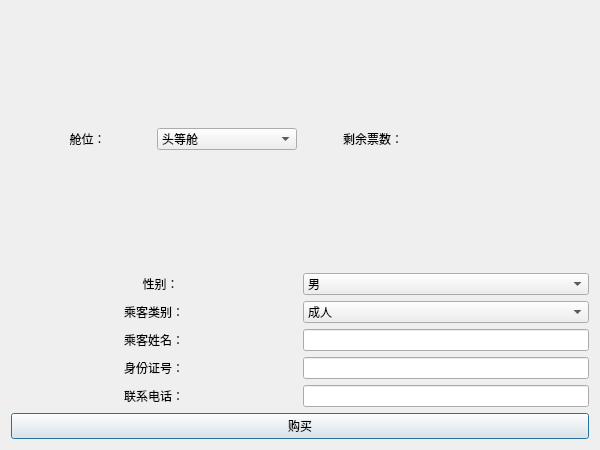
<?xml version="1.0" encoding="UTF-8"?>
<ui version="4.0">
 <class>Dialog_jump_buy</class>
 <widget class="QDialog" name="Dialog_jump_buy">
  <property name="geometry">
   <rect>
    <x>0</x>
    <y>0</y>
    <width>600</width>
    <height>450</height>
   </rect>
  </property>
  <property name="windowTitle">
   <string>机票购买</string>
  </property>
  <property name="windowIcon">
   <iconset>
    <normaloff>flight.png</normaloff>flight.png</iconset>
  </property>
  <layout class="QVBoxLayout" name="verticalLayout_2">
   <item>
    <layout class="QVBoxLayout" name="verticalLayout">
     <item>
      <layout class="QHBoxLayout" name="horizontalLayout_6">
       <item>
        <widget class="QLabel" name="label">
         <property name="sizePolicy">
          <sizepolicy hsizetype="Preferred" vsizetype="Preferred">
           <horstretch>0</horstretch>
           <verstretch>0</verstretch>
          </sizepolicy>
         </property>
         <property name="maximumSize">
          <size>
           <width>16777215</width>
           <height>16777215</height>
          </size>
         </property>
         <property name="text">
          <string>    舱位：</string>
         </property>
         <property name="alignment">
          <set>Qt::AlignCenter</set>
         </property>
        </widget>
       </item>
       <item>
        <widget class="QComboBox" name="com_class">
         <property name="sizePolicy">
          <sizepolicy hsizetype="Preferred" vsizetype="Fixed">
           <horstretch>0</horstretch>
           <verstretch>0</verstretch>
          </sizepolicy>
         </property>
         <property name="maximumSize">
          <size>
           <width>16777215</width>
           <height>16777215</height>
          </size>
         </property>
         <item>
          <property name="text">
           <string>头等舱</string>
          </property>
         </item>
         <item>
          <property name="text">
           <string>商务舱</string>
          </property>
         </item>
         <item>
          <property name="text">
           <string>经济舱</string>
          </property>
         </item>
        </widget>
       </item>
       <item>
        <widget class="QLabel" name="label_2">
         <property name="sizePolicy">
          <sizepolicy hsizetype="Preferred" vsizetype="Preferred">
           <horstretch>0</horstretch>
           <verstretch>0</verstretch>
          </sizepolicy>
         </property>
         <property name="maximumSize">
          <size>
           <width>16777215</width>
           <height>16777215</height>
          </size>
         </property>
         <property name="text">
          <string>剩余票数：</string>
         </property>
         <property name="alignment">
          <set>Qt::AlignCenter</set>
         </property>
        </widget>
       </item>
       <item>
        <widget class="QLabel" name="remain_num">
         <property name="sizePolicy">
          <sizepolicy hsizetype="Preferred" vsizetype="Preferred">
           <horstretch>0</horstretch>
           <verstretch>0</verstretch>
          </sizepolicy>
         </property>
         <property name="minimumSize">
          <size>
           <width>81</width>
           <height>0</height>
          </size>
         </property>
         <property name="maximumSize">
          <size>
           <width>16777215</width>
           <height>16777215</height>
          </size>
         </property>
         <property name="text">
          <string/>
         </property>
        </widget>
       </item>
      </layout>
     </item>
     <item>
      <layout class="QHBoxLayout" name="horizontalLayout_5">
       <item>
        <widget class="QLabel" name="label_4">
         <property name="sizePolicy">
          <sizepolicy hsizetype="Preferred" vsizetype="Preferred">
           <horstretch>0</horstretch>
           <verstretch>0</verstretch>
          </sizepolicy>
         </property>
         <property name="maximumSize">
          <size>
           <width>1677215</width>
           <height>16777215</height>
          </size>
         </property>
         <property name="text">
          <string>    性别：</string>
         </property>
         <property name="alignment">
          <set>Qt::AlignCenter</set>
         </property>
        </widget>
       </item>
       <item>
        <widget class="QComboBox" name="sex">
         <property name="maximumSize">
          <size>
           <width>1677215</width>
           <height>16777215</height>
          </size>
         </property>
         <item>
          <property name="text">
           <string>男</string>
          </property>
         </item>
         <item>
          <property name="text">
           <string>女</string>
          </property>
         </item>
        </widget>
       </item>
      </layout>
     </item>
     <item>
      <layout class="QHBoxLayout" name="horizontalLayout_4">
       <item>
        <widget class="QLabel" name="label_7">
         <property name="text">
          <string>乘客类别：</string>
         </property>
         <property name="alignment">
          <set>Qt::AlignCenter</set>
         </property>
        </widget>
       </item>
       <item>
        <widget class="QComboBox" name="combo_kind">
         <item>
          <property name="text">
           <string>成人</string>
          </property>
         </item>
         <item>
          <property name="text">
           <string>小孩</string>
          </property>
         </item>
         <item>
          <property name="text">
           <string>老人</string>
          </property>
         </item>
         <item>
          <property name="text">
           <string>病人</string>
          </property>
         </item>
         <item>
          <property name="text">
           <string>残疾</string>
          </property>
         </item>
        </widget>
       </item>
      </layout>
     </item>
     <item>
      <layout class="QHBoxLayout" name="horizontalLayout_3">
       <item>
        <widget class="QLabel" name="label_3">
         <property name="maximumSize">
          <size>
           <width>1677215</width>
           <height>16777215</height>
          </size>
         </property>
         <property name="text">
          <string>乘客姓名：</string>
         </property>
         <property name="alignment">
          <set>Qt::AlignCenter</set>
         </property>
        </widget>
       </item>
       <item>
        <widget class="QLineEdit" name="name">
         <property name="sizePolicy">
          <sizepolicy hsizetype="Preferred" vsizetype="Fixed">
           <horstretch>0</horstretch>
           <verstretch>0</verstretch>
          </sizepolicy>
         </property>
         <property name="minimumSize">
          <size>
           <width>0</width>
           <height>0</height>
          </size>
         </property>
         <property name="maximumSize">
          <size>
           <width>1677215</width>
           <height>16777215</height>
          </size>
         </property>
         <property name="maxLength">
          <number>100</number>
         </property>
         <property name="frame">
          <bool>true</bool>
         </property>
        </widget>
       </item>
      </layout>
     </item>
     <item>
      <layout class="QHBoxLayout" name="horizontalLayout_2">
       <item>
        <widget class="QLabel" name="label_5">
         <property name="maximumSize">
          <size>
           <width>16777215</width>
           <height>16777215</height>
          </size>
         </property>
         <property name="text">
          <string>身份证号：</string>
         </property>
         <property name="alignment">
          <set>Qt::AlignCenter</set>
         </property>
        </widget>
       </item>
       <item>
        <widget class="QLineEdit" name="identity_num">
         <property name="sizePolicy">
          <sizepolicy hsizetype="Preferred" vsizetype="Fixed">
           <horstretch>0</horstretch>
           <verstretch>0</verstretch>
          </sizepolicy>
         </property>
         <property name="minimumSize">
          <size>
           <width>0</width>
           <height>0</height>
          </size>
         </property>
         <property name="maximumSize">
          <size>
           <width>16777215</width>
           <height>16777215</height>
          </size>
         </property>
         <property name="maxLength">
          <number>1000</number>
         </property>
        </widget>
       </item>
      </layout>
     </item>
     <item>
      <layout class="QHBoxLayout" name="horizontalLayout">
       <item>
        <widget class="QLabel" name="label_6">
         <property name="maximumSize">
          <size>
           <width>16777215</width>
           <height>16777215</height>
          </size>
         </property>
         <property name="text">
          <string>联系电话：</string>
         </property>
         <property name="alignment">
          <set>Qt::AlignCenter</set>
         </property>
        </widget>
       </item>
       <item>
        <widget class="QLineEdit" name="phone_num">
         <property name="sizePolicy">
          <sizepolicy hsizetype="Preferred" vsizetype="Fixed">
           <horstretch>0</horstretch>
           <verstretch>0</verstretch>
          </sizepolicy>
         </property>
         <property name="maximumSize">
          <size>
           <width>16777215</width>
           <height>16777215</height>
          </size>
         </property>
        </widget>
       </item>
      </layout>
     </item>
     <item>
      <widget class="QPushButton" name="pushButton">
       <property name="maximumSize">
        <size>
         <width>16777215</width>
         <height>16777215</height>
        </size>
       </property>
       <property name="text">
        <string>购买</string>
       </property>
      </widget>
     </item>
    </layout>
   </item>
  </layout>
 </widget>
 <resources/>
 <connections/>
</ui>
